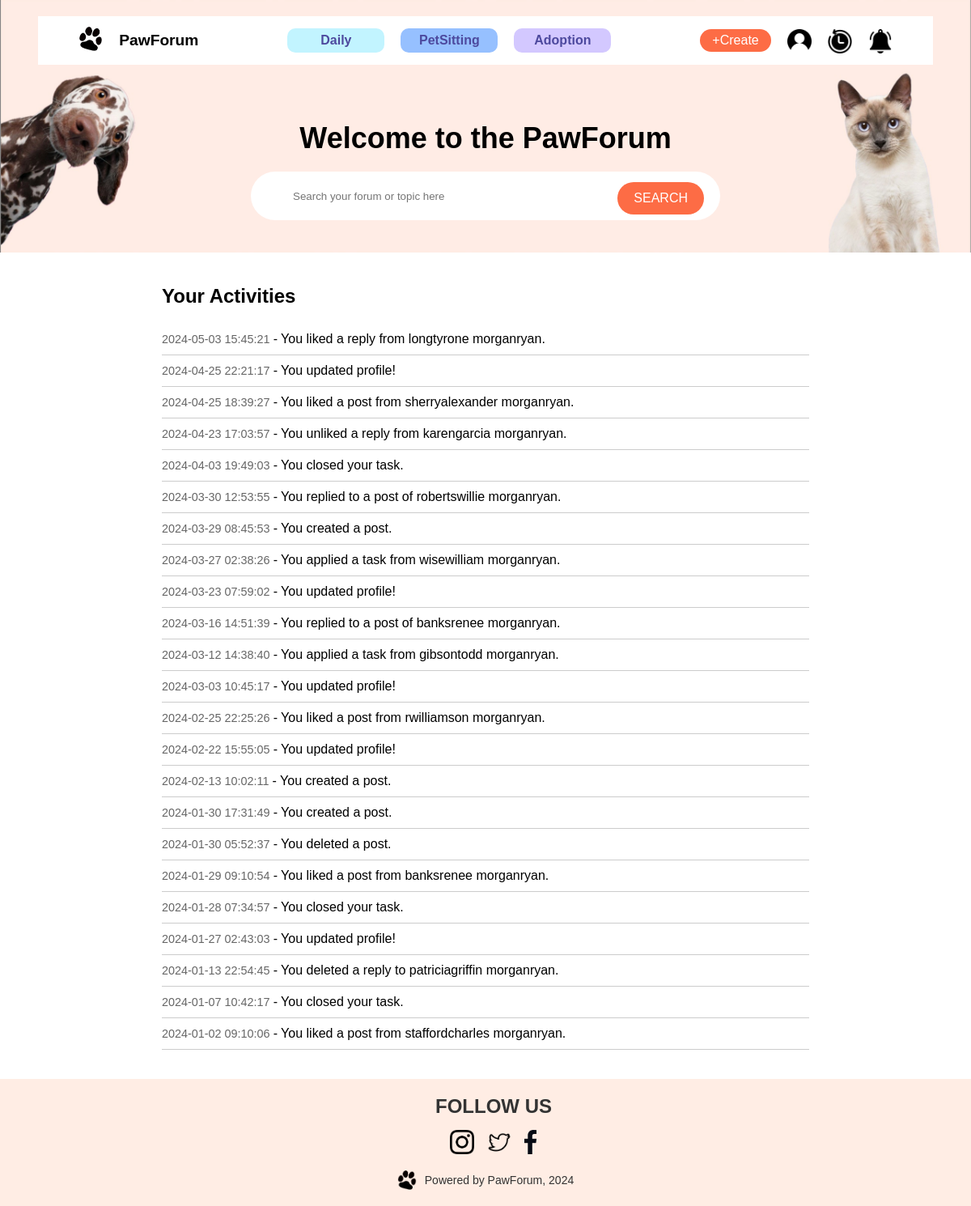
The page /activity (signed in) on the database its author committed.
### app/models.py (models this page shows, shortened)
class Activity(db.Model):
    id = db.Column(db.Integer, primary_key=True)
    user_id = db.Column(db.Integer, db.ForeignKey('user.id'), nullable=False)
    action = db.Column(db.String(255), nullable=False)
    target_user_id = db.Column(db.Integer, nullable=True)
    timestamp = db.Column(db.DateTime, default=datetime.utcnow)
    user = db.relationship('User', backref=db.backref('activities', lazy=True))

class User(db.Model, UserMixin):
    id = db.Column(db.Integer, primary_key=True)
    username = db.Column(db.String(80), unique=True, nullable=False)
    email = db.Column(db.String(120), unique=True, nullable=False)
    password_hash = db.Column(db.String(128))
    phone = db.Column(db.String(15), nullable=True)
    gender = db.Column(db.String(10), nullable=True)
    postcode = db.Column(db.String(10), nullable=True)
    join_at = db.Column(db.DateTime, default=datetime.utcnow)
    pet_type = db.Column(db.String(80), nullable=True)
    user_image = db.Column(db.String(255), nullable=True)
    @property
    def password(self):
        raise AttributeError('password is not a readable attribute')

### app/routes.py (the view)
    @app.route('/activity')
    @login_required
    def activity():
        nav = render_template('components/nav_logged_in.html') if current_user.is_authenticated else render_template('components/nav_logged_out.html')
        activities = Activity.query.filter(
            Activity.user_id == current_user.id
        ).order_by(Activity.timestamp.desc()).all()
        return render_template('activity.html', page_name='Activity', nav=nav, activities=activities)

### app/__init__.py (called while the page is built)
def create_app(config_class=Config):
    app = Flask(__name__)
    app.config.from_object(config_class)
    app.jinja_env.globals['os'] = os
    db.init_app(app)
    migrate = Migrate(app, db)
    database_path = os.path.join(app.root_path, 'app.db')
    if not os.path.exists(database_path):
        open(database_path, 'w').close()
    with app.app_context():
        db.create_all()
    login_manager = LoginManager()
    login_manager.init_app(app)
    login_manager.login_view = 'login'
    @login_manager.user_loader
    def load_user(user_id):
        from .models import User  # Import here to avoid circular dependencies
        return User.query.get(int(user_id))
    from .routes import init_app_routes  # Import routes after db to avoid circular import
    init_app_routes(app)  # Initialize routes
    return app

### app/templates/components/nav_logged_in.html (shortened to what this page needs)
<!DOCTYPE html>
<html lang="en">
  <head>
    <link
      rel="stylesheet"
      href="{{ url_for('static', filename='css/style.css') }}">
  </head>
  <body>
    <nav>
      <div class="navbar">
        <div class="navbar-left">
          <a href="{{ url_for('home') }}">
            <img
              src="{{ url_for('static', filename='image/paw.png') }}"
              alt="Paw Logo"
              class="logo">
          </a>
          <span>PawForum</span>
        </div>
        <div class="nav-links">
          <a href="{{ url_for('home', category='Daily') }}" class="link-daily">Daily</a>
          <a
            href="{{ url_for('home', category='PetSitting') }}"
            class="link-petsitting">PetSitting</a>
          <a
            href="{{ url_for('home', category='Adoption') }}"
            class="link-adoption">Adoption</a>
        </div>
        <div class="nav-right">
          <a href="{{ url_for('post_create') }}">
            <button class="nav-create">+Create</button>
          </a>
          <a href="{{ url_for('profile') }}" class="nav-img">
            <img src="{{ url_for('static', filename='image/user_icon.png') }}" alt="User Icon">
          </a>
          <a href="{{ url_for('activity') }}" class="nav-img">
            <img src="{{ url_for('static', filename='image/activity.png') }}" alt="Activity Icon">
          </a>
          <a href="{{ url_for('notification') }}" class="nav-img">
            <img src="{{ url_for('static', filename='image/notification.png') }}" alt="Notification Icon">
          </a>
        </div>
      </div>
      <div class="nav-main">
        <h1>Welcome to the PawForum</h1>
        <div class="searchbar">
          <form action="{{ url_for('search')}}" method="GET">
            <input
              type="text"
              name="query"
              placeholder="Search your forum or topic here"
              class="search-input"
              maxlength="100">
            <button type="submit" class="search-btn">SEARCH</button>
          </form>
        </div>
      </div>
    </nav>
  </body>
</html>

### app/templates/activity.html (shortened to what this page needs)
<!DOCTYPE html>
<html lang="en">
<head>
</head>
<body>
    {% extends "base.html" %} {% block content %}
<div class="activity">
  <div style="display: flex; justify-content: center; margin: 20px">
    <div style="flex: 1; max-width: 800px">
      <h2>Your Activities</h2>
      <ul style="list-style-type: none; padding: 0">
        {% for activity in activities %}
          {% if activity.user_id == current_user.id %}
          <li style="border-bottom: 1px solid #ccc; padding: 10px 0">
            <span style="color: #666; font-size: 0.9em">
              {{ activity.timestamp.strftime('%Y-%m-%d %H:%M:%S') }}
            </span>
            {% if activity.target_user_id %}
              - You {{ activity.action }} {{activity.user.username }}.
            {% else %}
              - You {{ activity.action }}
            {% endif %}
          </li>
          {% endif %}
        {% endfor %}
      </ul>
    </div>
  </div>
</div>
{% endblock %}

### app/static/css/style.css (style rules this page uses)
a { text-decoration: None; cursor: pointer; color: inherit; }
body { font-family: Arial, sans-serif; margin: 0; }
nav { background-image: url("../image/navpic.jpg"); background-size: cover; background-position: center; padding: 40px 0; display: flex; flex-direction: column; align-items: center; justify-content: center; }
.logo { width: 30px; height: 30px; margin-right: 10px; }
.nav-img img { width: 30px; height: 30px; margin-left: 20px; }
.navbar { background-color: white; padding: 5px 50px; height: 50px; display: flex; align-items: center; justify-content: space-between; margin-bottom: 20px; margin-top: -20px; }
.navbar-left { display: flex; align-items: center; }
.navbar-left span { font-weight: bold; margin-left: 10px; font-size: larger; }
.nav-links { display: flex; margin-left: 100px; }
.nav-links a { color: black; text-decoration: none; }
.nav-create { background-color: #fd6c45; color: white; border: none; border-radius: 20px; padding: 5px 15px; cursor: pointer; margin-left: 100px; }
.nav-main { text-align: center; color: black; width: 100%; display: flex; flex-direction: column; align-items: center; justify-content: center; padding-top: 20px; }
.nav-main h1 { font-size: 36px; margin-bottom: 20px; }
.searchbar { display: flex; align-items: center; border-radius: 30px; width: 580px; height: 60px; position: relative; background-color: #fff; }
.search-input[type="text"] { border: none; border-radius: 4px; outline: none; flex: 1; margin-left: 50px; width: 350px; }
.search-btn { position: absolute; right: 20px; top: 55%; transform: translateY(-50%); background-color: #fd6c45; color: white; border: none; border-radius: 30px; padding: 0 20px; height: 40px; cursor: pointer; }
.nav-links a { font-weight: bold; color: #4d499e; text-decoration: none; display: inline-block; width: 120px; text-align: center; padding: 6px 0; border-radius: 10px; margin: 0 10px; }
.SignupForm input, button { margin-bottom: 10px; padding: 15px; font-size: 16px; border-radius: 3px; border: 1px solid #ccc; background-color: rgb(231, 226, 226); }
.link-daily { background-color: #c2f4ff !important; }
.link-petsitting { background-color: #96c0ff !important; }
.link-adoption { background-color: #d3c8ff !important; }
.nav-right { position: relative; top: 5px; display: flex; justify-content: center; }

### rows shown on the page
Activity: timestamp "2024-05-03 15:45:21", action "liked a reply from longtyrone", user.username "morganryan"
Activity: timestamp "2024-04-25 22:21:17", action "updated profile!"
Activity: timestamp "2024-04-25 18:39:27", action "liked a post from sherryalexander", user.username "morganryan"
Activity: timestamp "2024-04-23 17:03:57", action "unliked a reply from karengarcia", user.username "morganryan"
Activity: timestamp "2024-04-03 19:49:03", action "closed your task."
Activity: timestamp "2024-03-30 12:53:55", action "replied to a post of robertswillie", user.username "morganryan"
Activity: timestamp "2024-03-29 08:45:53", action "created a post."
Activity: timestamp "2024-03-27 02:38:26", action "applied a task from wisewilliam", user.username "morganryan"
Activity: timestamp "2024-03-23 07:59:02", action "updated profile!"
Activity: timestamp "2024-03-16 14:51:39", action "replied to a post of banksrenee", user.username "morganryan"
Activity: timestamp "2024-03-12 14:38:40", action "applied a task from gibsontodd", user.username "morganryan"
Activity: timestamp "2024-03-03 10:45:17", action "updated profile!"
Activity: timestamp "2024-02-25 22:25:26", action "liked a post from rwilliamson", user.username "morganryan"
Activity: timestamp "2024-02-22 15:55:05", action "updated profile!"
Activity: timestamp "2024-02-13 10:02:11", action "created a post."
Activity: timestamp "2024-01-30 17:31:49", action "created a post."
Activity: timestamp "2024-01-30 05:52:37", action "deleted a post."
Activity: timestamp "2024-01-29 09:10:54", action "liked a post from banksrenee", user.username "morganryan"
Activity: timestamp "2024-01-28 07:34:57", action "closed your task."
Activity: timestamp "2024-01-27 02:43:03", action "updated profile!"
Activity: timestamp "2024-01-13 22:54:45", action "deleted a reply to patriciagriffin", user.username "morganryan"
Activity: timestamp "2024-01-07 10:42:17", action "closed your task."
Activity: timestamp "2024-01-02 09:10:06", action "liked a post from staffordcharles", user.username "morganryan"
